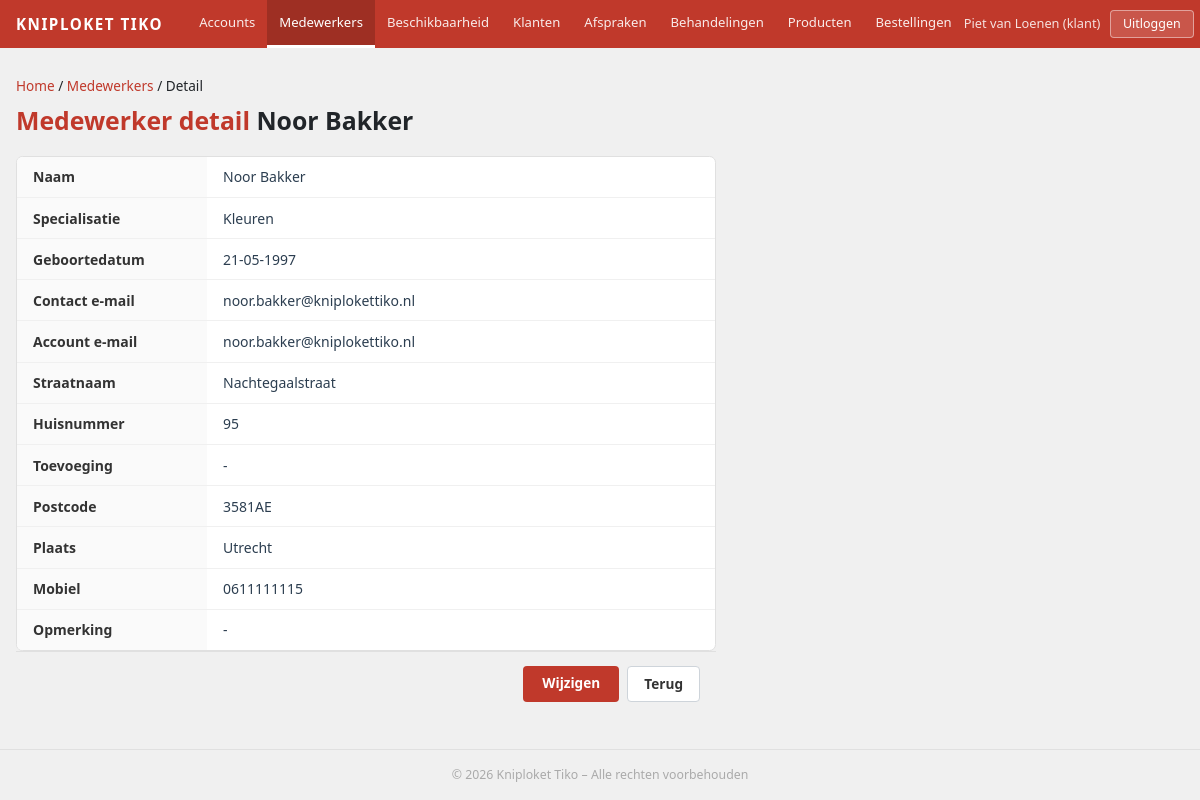
/medewerkers/detail?id=6 (signed in), run on the app's committed database.
### tables this page shows
CREATE TABLE Medewerker (
    Id INT AUTO_INCREMENT PRIMARY KEY,
    UserId INT NOT NULL,
    Voornaam VARCHAR(100) NOT NULL,
    Tussenvoegsel VARCHAR(50) NULL DEFAULT NULL,
    Achternaam VARCHAR(100) NOT NULL,
    Specialisatie VARCHAR(100) NOT NULL,
    Geboortedatum DATE NOT NULL,
    IsActief BIT(1) NOT NULL DEFAULT 1,
    Opmerking VARCHAR(255) NULL DEFAULT NULL,
    DatumAangemaakt DATETIME(6) NOT NULL DEFAULT CURRENT_TIMESTAMP(6),
    DatumGewijzigd DATETIME(6) NOT NULL DEFAULT CURRENT_TIMESTAMP(6) ON UPDATE CURRENT_TIMESTAMP(6),
    CONSTRAINT fk_medewerker_user FOREIGN KEY (UserId) REFERENCES users(id) ON DELETE RESTRICT ON UPDATE CASCADE
);

CREATE TABLE Contact (
    Id INT AUTO_INCREMENT PRIMARY KEY,
    Straatnaam VARCHAR(255) NOT NULL,
    Huisnummer VARCHAR(20) NOT NULL,
    Toevoeging VARCHAR(20) NULL DEFAULT NULL,
    Postcode VARCHAR(10) NOT NULL,
    Plaats VARCHAR(100) NOT NULL,
    Email VARCHAR(255) NOT NULL,
    Mobiel VARCHAR(20) NOT NULL,
    IsActief BIT(1) NOT NULL DEFAULT 1,
    Opmerking VARCHAR(255) NULL DEFAULT NULL,
    DatumAangemaakt DATETIME(6) NOT NULL DEFAULT CURRENT_TIMESTAMP(6),
    DatumGewijzigd DATETIME(6) NOT NULL DEFAULT CURRENT_TIMESTAMP(6) ON UPDATE CURRENT_TIMESTAMP(6)
);

CREATE TABLE users (
    id INT AUTO_INCREMENT PRIMARY KEY,
    name VARCHAR(255) NOT NULL,
    email VARCHAR(255) NOT NULL UNIQUE,
    email_verified_at DATETIME NULL DEFAULT NULL,
    password VARCHAR(255) NOT NULL,
    role VARCHAR(50) NOT NULL,
    remember_token VARCHAR(100) NULL DEFAULT NULL,
    created_at DATETIME NOT NULL DEFAULT CURRENT_TIMESTAMP,
    updated_at DATETIME NOT NULL DEFAULT CURRENT_TIMESTAMP ON UPDATE CURRENT_TIMESTAMP,
    IsActief BIT(1) NOT NULL DEFAULT 1,
    Opmerking VARCHAR(255) NULL DEFAULT NULL,
    DatumAangemaakt DATETIME(6) NOT NULL DEFAULT CURRENT_TIMESTAMP(6),
    DatumGewijzigd DATETIME(6) NOT NULL DEFAULT CURRENT_TIMESTAMP(6) ON UPDATE CURRENT_TIMESTAMP(6)
);

### app/core/Controller.php (called while the page is built, shortened)
<?php
abstract class Controller
{
    protected function view(string $view, array $data = [], string $layout = 'layouts/main'): void
    {
        $data['base'] = defined('BASE_URL') ? BASE_URL : '';
        extract($data, EXTR_SKIP);
        $viewBestand   = dirname(__DIR__) . '/views/' . $view . '.php';
        require $viewBestand;
    }
}

### app/controllers/MedewerkerController.php (called while the page is built, shortened)
<?php
class MedewerkerController extends Controller
{
    private MedewerkerModel $medewerkerModel;
    public function __construct()
    {
        $this->medewerkerModel = new MedewerkerModel();
    }
    public function detail(): void
    {
        $id         = (int) ($_GET['id'] ?? 0);
        $medewerker = $this->medewerkerModel->vindOpId($id);
        $this->medewerkerModel->logTechnischeActie(
            'INFO',
            'MedewerkerController',
            'Medewerker detail bekeken',
            json_encode(['medewerker_id' => $id])
        );
        $this->view('medewerkers/detail', compact('medewerker', 'flash'));
    }
}

### app/core/Router.php (called while the page is built, shortened)
<?php
class Router
{
    private array  $routes    = [];
    public function __construct()
    {
        $this->routes  = require dirname(__DIR__) . '/config/routes.php';
    }
    public function dispatch(): void
    {
        $methode = $_SERVER['REQUEST_METHOD'];
        $uri     = $this->normaliseUri($_SERVER['REQUEST_URI'] ?? '/');
        $sleutel = $methode . ' ' . $uri;
        [$controllerNaam, $actie] = $this->routes[$sleutel];
        $controller = new $volledigeNaam();
        $controller->$actie();
    }
    private function normaliseUri(string $uri): string
    {
        $pad = parse_url($uri, PHP_URL_PATH) ?? '/';
        $pad = '/' . ltrim($pad, '/');
        if ($pad !== '/') {
            $pad = rtrim($pad, '/');
        }
        return $pad;
    }
}

### public/index.php (called while the page is built, shortened)
<?php
spl_autoload_register(function (string $klasse): void {
    $pad = dirname(__DIR__) . '/app/' . str_replace(
        ['App\\', '\\'],
        ['',      '/'],
        $klasse
    ) . '.php';
});
require_once dirname(__DIR__) . '/app/core/helpers.php';
$router = new Router();
$router->dispatch();

### app/core/helpers.php (called while the page is built)
<?php
function url(string $pad = '/'): string
{
    $base = defined('BASE_URL') ? BASE_URL : '';
    return $base . '/' . ltrim($pad, '/');
}

### app/config/database.php (called while the page is built)
<?php
return [
    'driver'   => 'mysql',
    'host'     => '127.0.0.1',
    'port'     => '3306',
    'database' => 'kniploket_tiko',
    'username' => 'root',
    'password' => '',
    'charset'  => 'utf8mb4',
    'options'  => [
        PDO::ATTR_ERRMODE            => PDO::ERRMODE_EXCEPTION,
        PDO::ATTR_DEFAULT_FETCH_MODE => PDO::FETCH_ASSOC,
        PDO::ATTR_EMULATE_PREPARES   => false,
    ],
];

### app/core/Database.php (called while the page is built, shortened)
<?php
class Database
{
    private static ?Database $instantie = null;
    private PDO $pdo;
    private function __construct()
    {
        $config = require dirname(__DIR__) . '/config/database.php';
        $dsn = sprintf(
            '%s:host=%s;port=%s;dbname=%s;charset=%s',
            $config['driver'],
            $config['host'],
            $config['port'],
            $config['database'],
            $config['charset']
        );
        try {
            $this->pdo = new PDO($dsn, $config['username'], $config['password'], $config['options']);
        } catch (PDOException $e) {
            $logger = new Logger();
            $logger->error('Databaseverbinding mislukt: ' . $e->getMessage());
            http_response_code(500);
            die('Databaseverbinding niet beschikbaar. Controleer de configuratie.');
        }
    }
    public static function getInstance(): Database
    {
        if (self::$instantie === null) {
            self::$instantie = new self();
        }
        return self::$instantie;
    }
    public function getPdo(): PDO
    {
        return $this->pdo;
    }
}

### app/core/Logger.php (called while the page is built, shortened)
<?php
class Logger
{
    public function __construct(string $logBestand = '')
    {
        if ($logBestand === '') {
            $logBestand = dirname(__DIR__, 2) . '/logs/app.log';
        }
        $this->logBestand = $logBestand;
        $dir = dirname($this->logBestand);
    }
}

### app/models/MedewerkerModel.php (called while the page is built, shortened)
<?php
class MedewerkerModel
{
    private PDO    $pdo;
    private Logger $logger;
    public function __construct()
    {
        $this->pdo    = Database::getInstance()->getPdo();
        $this->logger = new Logger();
    }
    public function vindOpId(int $id): ?array
    {
        try {
            $stmt = $this->pdo->prepare(
                'SELECT m.Id, m.Voornaam, m.Tussenvoegsel, m.Achternaam,
                        m.Specialisatie, m.Geboortedatum, m.Opmerking,
                        u.email AS AccountEmail,
                        u.name AS GebruikersNaam,
                        c.Straatnaam, c.Huisnummer, c.Toevoeging,
                        c.Postcode, c.Plaats, c.Email AS ContactEmail, c.Mobiel
                 FROM Medewerker m
                 JOIN users u ON u.id = m.UserId
                 LEFT JOIN MedewerkerPerContact mpc ON mpc.MedewerkerId = m.Id AND mpc.IsActief = 1
                 LEFT JOIN Contact c ON c.Id = mpc.ContactId AND c.IsActief = 1
                 WHERE m.Id = :id AND m.IsActief = 1
                 LIMIT 1'
            );
            $stmt->execute([':id' => $id]);
            $row = $stmt->fetch(PDO::FETCH_ASSOC);
            return $row ?: null;
        } catch (\PDOException $e) {
            $this->logger->error('MedewerkerModel::vindOpId – ' . $e->getMessage());
            return null;
        }
    }
}

### app/views/medewerkers/detail.php (the view, shortened to what this page needs)
<?php
$naam = htmlspecialchars(
    $medewerker['Voornaam']
    . ($medewerker['Tussenvoegsel'] ? ' ' . $medewerker['Tussenvoegsel'] : '')
    . ' ' . $medewerker['Achternaam'],
    ENT_QUOTES, 'UTF-8'
);
?>
<div class="md-bc">
    <a href="<?= url('/dashboard') ?>">Home</a> /
    <a href="<?= url('/medewerkers') ?>">Medewerkers</a> /
    Detail
</div>
<h1 class="md-h1"><span>Medewerker detail</span> <?= $naam ?></h1>
<div class="md-card">
    <div class="md-row">
        <div class="md-lbl">Naam</div>
        <div class="md-val"><?= $naam ?></div>
    </div>
    <div class="md-row">
        <div class="md-lbl">Specialisatie</div>
        <div class="md-val"><?= htmlspecialchars($medewerker['Specialisatie'] ?? '-', ENT_QUOTES, 'UTF-8') ?></div>
    </div>
    <div class="md-row">
        <div class="md-lbl">Geboortedatum</div>
        <div class="md-val">
            <?php
                $geb = $medewerker['Geboortedatum'] ?? null;
                echo $geb ? htmlspecialchars(date('d-m-Y', strtotime($geb)), ENT_QUOTES, 'UTF-8') : '-';
            ?>
        </div>
    </div>
    <div class="md-row">
        <div class="md-lbl">Contact e-mail</div>
        <div class="md-val"><?= htmlspecialchars($medewerker['ContactEmail'] ?? '-', ENT_QUOTES, 'UTF-8') ?></div>
    </div>
    <div class="md-row">
        <div class="md-lbl">Account e-mail</div>
        <div class="md-val"><?= htmlspecialchars($medewerker['AccountEmail'] ?? '-', ENT_QUOTES, 'UTF-8') ?></div>
    </div>
    <div class="md-row">
        <div class="md-lbl">Straatnaam</div>
        <div class="md-val"><?= htmlspecialchars($medewerker['Straatnaam'] ?? '-', ENT_QUOTES, 'UTF-8') ?></div>
    </div>
    <div class="md-row">
        <div class="md-lbl">Huisnummer</div>
        <div class="md-val"><?= htmlspecialchars($medewerker['Huisnummer'] ?? '-', ENT_QUOTES, 'UTF-8') ?></div>
    </div>
    <div class="md-row">
        <div class="md-lbl">Toevoeging</div>
        <div class="md-val"><?= htmlspecialchars($medewerker['Toevoeging'] ?? '-', ENT_QUOTES, 'UTF-8') ?></div>
    </div>
    <div class="md-row">
        <div class="md-lbl">Postcode</div>
        <div class="md-val"><?= htmlspecialchars($medewerker['Postcode'] ?? '-', ENT_QUOTES, 'UTF-8') ?></div>
    </div>
    <div class="md-row">
        <div class="md-lbl">Plaats</div>
        <div class="md-val"><?= htmlspecialchars($medewerker['Plaats'] ?? '-', ENT_QUOTES, 'UTF-8') ?></div>
    </div>
    <div class="md-row">
        <div class="md-lbl">Mobiel</div>
        <div class="md-val"><?= htmlspecialchars($medewerker['Mobiel'] ?? '-', ENT_QUOTES, 'UTF-8') ?></div>
    </div>
    <div class="md-row">
        <div class="md-lbl">Opmerking</div>
        <div class="md-val"><?= htmlspecialchars($medewerker['Opmerking'] ?? '-', ENT_QUOTES, 'UTF-8') ?></div>
    </div>
</div>
<div class="md-actions">
    <a href="<?= url('/medewerkers/wijzigen?id=' . (int)$medewerker['Id']) ?>" class="md-btn-wij">Wijzigen</a>
    <a href="<?= url('/medewerkers') ?>" class="md-btn-terug">Terug</a>
</div>

### app/views/layouts/main.php (style rules this page uses)
*, *::before, *::after { box-sizing: border-box; }
html, body { height: 100%; margin: 0; }
body { background: #f0f0f0; font-family: 'Segoe UI', sans-serif; display: flex; flex-direction: column; min-height: 100vh; }

### app/views/medewerkers/detail.php (style rules this page uses)
.md-bc { font-size:.85rem; margin-bottom:.6rem; }
.md-bc a { color:#c0392b; text-decoration:none; }
.md-h1 { font-size:1.55rem; font-weight:700; margin-bottom:1.25rem; }
.md-h1 span { color:#c0392b; }
.md-card { background:#fff; border:1px solid #e0e0e0; border-radius:.4rem; overflow:hidden; max-width:700px; }
.md-row { display:grid; grid-template-columns:190px 1fr; border-bottom:1px solid #f0f0f0; font-size:.875rem; }
.md-row:last-child { border-bottom:none; }
.md-lbl { padding:.6rem 1rem; font-weight:600; color:#333; background:#fafafa; }
.md-val { padding:.6rem 1rem; color:#2c3e50; }
.md-actions { display:flex; justify-content:flex-end; gap:.5rem; padding:.9rem 1rem; border-top:1px solid #e0e0e0; max-width:700px; }
.md-btn-wij { background:#c0392b; color:#fff; border:none; border-radius:.25rem; padding:.42rem 1.2rem; font-size:.85rem; font-weight:600; cursor:pointer; text-decoration:none; display:inline-block; }
.md-btn-terug { background:#fff; color:#333; border:1px solid #ced4da; border-radius:.25rem; padding:.42rem 1rem; font-size:.85rem; font-weight:600; text-decoration:none; display:inline-block; }

### data on the page
medewerker: naam "Noor Bakker", Specialisatie "Kleuren", Geboortedatum "21-05-1997", contact.Email "noor.bakker@kniplokettiko.nl", UserId.email "noor.bakker@kniplokettiko.nl", contact.Straatnaam "Nachtegaalstraat", contact.Huisnummer "95", contact.Toevoeging "-", contact.Postcode "3581AE", contact.Plaats "Utrecht", contact.Mobiel "0611111115", Opmerking "-"

### other printed values
$label "Accounts"
$label "Medewerkers"
$label "Beschikbaarheid"
$label "Klanten"
$label "Afspraken"
$label "Behandelingen"
$label "Producten"
$label "Bestellingen"
$gebruikerNaam "Piet van Loenen"
$gebruikerRol "klant"
